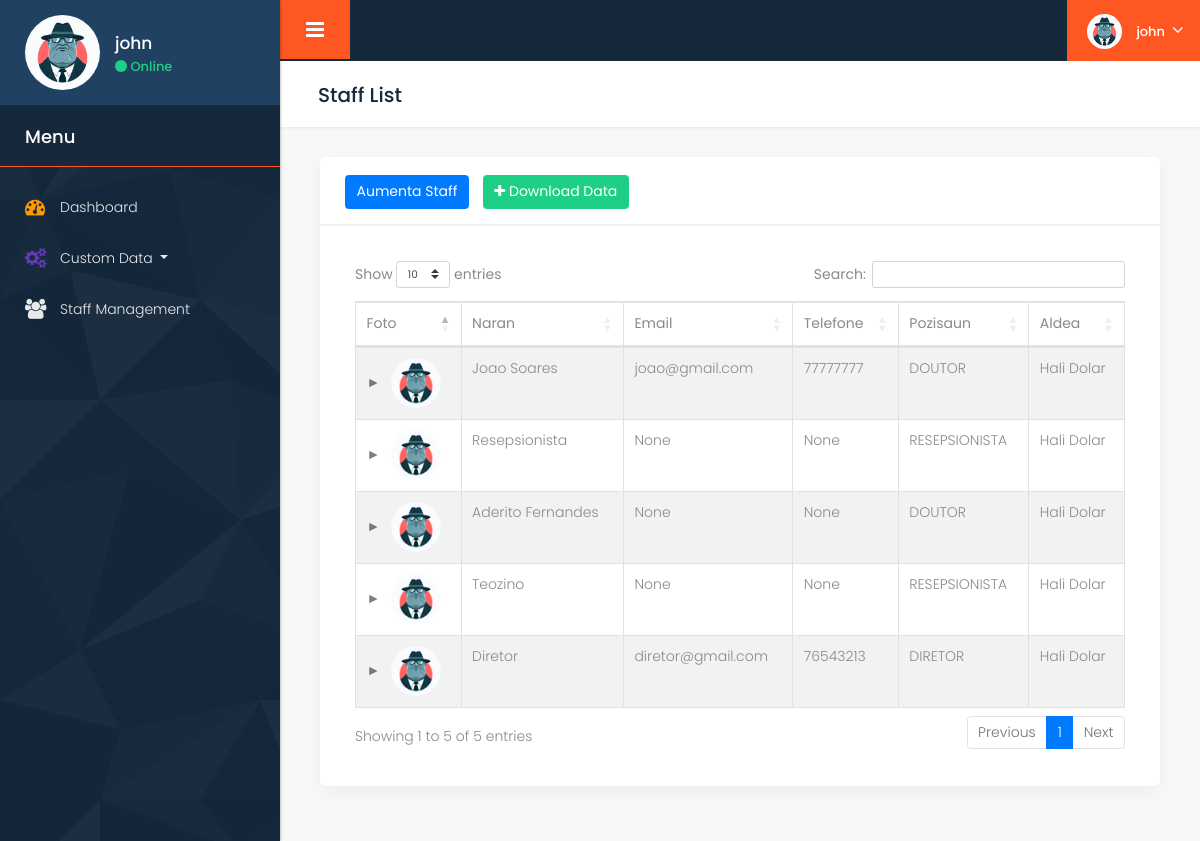
The page /staff/ (signed in) on the database its author committed.
### staff/models.py (models this page shows, shortened)
class Staff(models.Model):
    user = models.OneToOneField(User, on_delete=models.SET_NULL, null=True, blank=True)
    nome = models.CharField(max_length=100)
    email = models.EmailField(max_length=100, null=True, blank=True)
    telefone = models.CharField(max_length=100, null=True, blank=True)
    aldeia = models.ForeignKey(Aldeia, on_delete=models.CASCADE)
    pozisaun = models.ForeignKey(Pozisaun, on_delete=models.CASCADE)
    espesializasaun = models.CharField(max_length=100, null=True, blank=True)
    profile_photo = models.ImageField(upload_to='staff_photos/', null=True, blank=True)

### custom/models.py (models this page shows)
class Pozisaun(models.Model):
    pozisaun = models.CharField(max_length=100)
    def __str__(self):
        return self.pozisaun

class Aldeia(models.Model):
    aldeia = models.CharField(max_length=20)
    suco = models.ForeignKey(Suco, on_delete=models.CASCADE)
    def __str__(self):
        return self.aldeia

### john_srpasiente/decorators.py (the view)
        def wrapper(request, *args, **kwargs):
            group = None
            if request.user.groups.exists():
                group = request.user.groups.all()[0].name
            if group in allowed_roles:
                return view_func(request, *args, **kwargs)
            else:
                return redirect('custom-error')

### staff/templatetags/staff_tags.py (called while the page is built)
@register.filter
def get_item(dictionary, key):
    return dictionary.get(key)

### staff/views.py (called while the page is built)
@login_required
@allowed_users(['admin'])
def staff_list(request):
    staffs = Staff.objects.all()
    password_status = {}
    for staff in staffs:
        if staff.user:
            password_status[staff.id] = staff.user.check_password('password_123')
    context = {
        'title': 'Lista Staff',
        'staffs': staffs,
        'password_status': password_status
    }
    return render(request, 'staff_list.html', context)

### staff/templates/staff_list.html (shortened to what this page needs)
{% extends 'layout/base.html' %}
{% load static %}
{% load widget_tweaks %}
{% load staff_tags %}
{% block content %}
<div class="midde_cont">
    <div class="container-fluid">
        <div class="row column_title">
            <div class="col-md-12">
                <div class="page_title">
                    <h2>Staff List</h2>
                </div>
            </div>
        </div>
        <div class="row">
            <div class="col-md-12">
                <div class="white_shd full margin_bottom_30">
                    <div class="full graph_head">
                        <div class="heading1 margin_0">
                            <a class="btn btn-success float-right ml-3 text-white" id="exportBtn" ><i class="fa fa-plus"></i> Download Data</a>
                            <a href="{% url 'staff-create' %}" class="btn btn-primary float-right">Aumenta Staff</a>
                        </div>
                    </div>
                    <div class="table_section padding_infor_info" id="staffTable">
                        <table class="table table-striped table-bordered dt-responsive nowrap datatable" width="100%">
                            <thead>
                                <tr>
                                    <th>Foto</th>
                                    <th>Naran</th>
                                    <th>Email</th>
                                    <th>Telefone</th>
                                    <th>Pozisaun</th>
                                    <th>Aldea</th>
                                </tr>
                            </thead>
                            <tbody>
                                {% for staff in staffs %}
                                <tr>
                                    <td>
                                        {% if staff.profile_photo %}
                                            <img src="{{ staff.profile_photo.url }}" alt="Profile" style="width: 50px; height: 50px; border-radius: 50%;">
                                        {% else %}
                                            <img src="{% static 'images/avatar.jpg' %}" alt="Default Profile" style="width: 50px; height: 50px; border-radius: 50%;">
                                        {% endif %}
                                    </td>
                                    <td>{{ staff.nome }}</td>
                                    <td>{{ staff.email }}</td>
                                    <td>{{ staff.telefone }}</td>
                                    <td>{{ staff.pozisaun }}</td>
                                    <td>{{ staff.aldeia }}</td>
                                </tr>
                                {% endfor %}
                            </tbody>
                        </table>
                    </div>
                </div>
            </div>
        </div>
    </div>
</div>
{% endblock %}

### main/templates/layout/sidebar.html (shortened to what this page needs)
{% load static %}
<nav id="sidebar">
    <div class="sidebar_blog_1">
       <div class="sidebar_user_info">
          <div class="user_profle_side">
             <div class="user_img">
                {% if request.user.staff.profile_photo %}
                    <img class="img-responsive" src="{{ request.user.staff.profile_photo.url }}" alt="#" />
                {% else %}
                    <img class="img-responsive" src="{% static 'images/avatar.jpg' %}" alt="#" />
                {% endif %}
             </div>
             <div class="user_info">
                {% if request.user.staff.nome %}
                    <h6>{{ request.user.staff.nome }}</h6>
                {% else %}
                    <h6>{{ request.user.username }}</h6>
                {% endif %}
                <p><span class="online_animation"></span> Online</p>
             </div>
          </div>
       </div>
    </div>
    <div class="sidebar_blog_2">
       <h4>Menu</h4>
       <ul class="list-unstyled components">
          <li>
             <a href="{% url 'dashboard' %}">
                <i class="fa fa-dashboard yellow_color"></i>
                <span>Dashboard</span>
             </a>
          </li>
          {% if request.user.is_superuser %}
          <li>
             <a href="#custom" data-toggle="collapse" aria-expanded="false" class="dropdown-toggle">
                <i class="fa fa-cogs purple_color"></i>
                <span>Custom Data</span>
             </a>
          </li>
          <li>
             <a href="{% url 'staff-list' %}">
                <i class="fa fa-users blue_color"></i>
                <span> Staff Management</span>
             </a>
          </li>
          {% endif %}
       </ul>
    </div>
 </nav>

### main/templates/layout/topbar.html (shortened to what this page needs)
{% load static %}
               <div class="topbar">
                <nav class="navbar navbar-expand-lg navbar-light">
                   <div class="full">
                      <button type="button" id="sidebarCollapse" class="sidebar_toggle"><i class="fa fa-bars"></i></button>
                      <div class="right_topbar">
                         <div class="icon_info">
                            <ul class="user_profile_dd">
                               <li>
                                  <a class="dropdown-toggle" data-toggle="dropdown">
                                     {% if request.user.staff.profile_photo %}
                                        <img class="img-responsive rounded-circle" src="{{ request.user.staff.profile_photo.url }}" alt="#" />
                                     {% else %}
                                        <img class="img-responsive rounded-circle" src="{% static 'images/avatar.jpg' %}" alt="#" />
                                     {% endif %}
                                     {% if request.user.staff.nome %}
                                        <span class="name_user">{{ request.user.staff.nome }}</span>
                                     {% else %}
                                        <span class="name_user">{{ request.user.username }}</span>
                                     {% endif %}
                                  </a>
                               </li>
                            </ul>
                         </div>
                      </div>
                   </div>
                </nav>
             </div>

### static/css/perfect-scrollbar.css (style rules this page uses)
.ps { overflow: hidden !important; overflow-anchor: none; -ms-overflow-style: none; touch-action: auto; -ms-touch-action: auto; }

### rows shown on the page
Staff: nome "Joao Soares", email "joao@gmail.com", telefone "77777777", pozisaun "DOUTOR", aldeia "Hali Dolar"
Staff: nome "Resepsionista", email "None", telefone "None", pozisaun "RESEPSIONISTA", aldeia "Hali Dolar"
Staff: nome "Aderito Fernandes", email "None", telefone "None", pozisaun "DOUTOR", aldeia "Hali Dolar"
Staff: nome "Teozino", email "None", telefone "None", pozisaun "RESEPSIONISTA", aldeia "Hali Dolar"
Staff: nome "Diretor", email "diretor@gmail.com", telefone "76543213", pozisaun "DIRETOR", aldeia "Hali Dolar"

### other values the page prints
{{ request.user.username }} "john"
